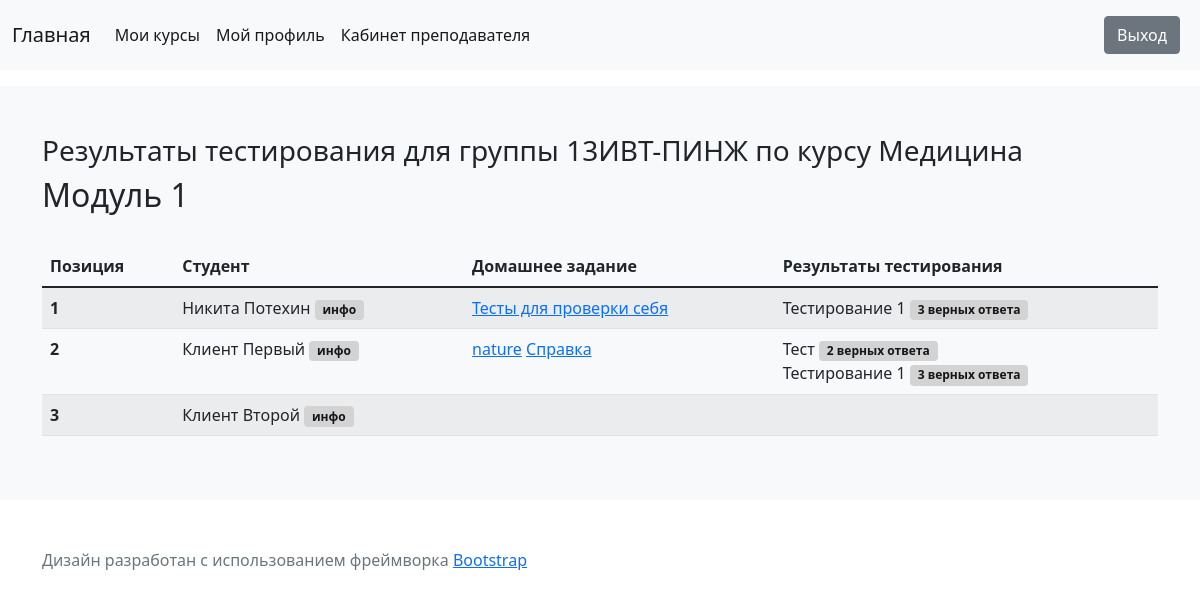
The page /group/1/course/1/module/1/results/ (signed in) on the database its author committed.
### classroom/models.py (models this page shows, shortened)
class Group(models.Model):
    title = models.CharField(max_length=100, verbose_name='Группа')
    slug = models.SlugField(db_index=True, unique=True, help_text='Адрес страницы', verbose_name='ЧПУ')
    description = models.TextField(blank=True, help_text='Необязательно к заполнению', verbose_name='Описание')
    created = models.DateTimeField(auto_now_add=True, verbose_name='Дата добавления')
    students = models.ManyToManyField(User, related_name='group_joined', verbose_name='Студенты')
    class Meta:
        verbose_name = 'Группа'
        verbose_name_plural = 'Группы'

class Course(models.Model):
    owner = models.ForeignKey(User, related_name='course_created', on_delete=models.PROTECT, verbose_name='Автор курса')
    title = models.CharField(max_length=200, verbose_name='Название')
    slug = models.SlugField(max_length=200, unique=True, help_text='Адрес страницы', verbose_name='ЧПУ')
    description = models.TextField(blank=True, help_text='Необязательно к заполнению', verbose_name='Описание')
    created = models.DateTimeField(auto_now_add=True, verbose_name='Дата добавления')
    group = models.ForeignKey(Group, related_name='courses_joined', on_delete=models.PROTECT, verbose_name='Группа')
    class Meta:
        verbose_name = 'Курс'
        verbose_name_plural = 'Курсы'

class Module(models.Model):
    course = models.ForeignKey(Course, related_name='modules', on_delete=models.CASCADE, verbose_name='Курс')
    title = models.CharField(max_length=200, verbose_name='Название')
    description = models.TextField(blank=True, help_text='Необязательно к заполнению', verbose_name='Описание')
    hours = models.PositiveSmallIntegerField(verbose_name='Количество часов')
    class Meta:
        verbose_name = 'Модуль'
        verbose_name_plural = 'Модули'

class Content(models.Model):
    user = models.ForeignKey(User, related_name='content_created', on_delete=models.CASCADE, verbose_name='Пользователь')
    module = models.ForeignKey(Module, related_name='contents', on_delete=models.CASCADE, verbose_name='Модуль')
    title = models.CharField(max_length=250, verbose_name='Название')
    description = models.TextField(blank=True, help_text='Необязательно к заполнению', verbose_name='Описание')
    file = models.FileField(upload_to=user_directory_path, verbose_name='Файл')
    created = models.DateTimeField(auto_now_add=True, verbose_name='Дата добавления')
    updated = models.DateTimeField(auto_now=True, verbose_name='Дата изменения')
    def __str__(self):
        return self.title
    class Meta:
        verbose_name = 'Документ'
        verbose_name_plural = 'Документы'
        ordering = ['created']

### quiz/models.py (models this page shows, shortened)
class Quiz(models.Model):
    module = models.ForeignKey(Module, related_name='quizzes', on_delete=models.CASCADE, verbose_name='Модуль')
    title = models.CharField(max_length=120, verbose_name='Название')
    description = models.TextField(blank=True, help_text='Необязательно к заполнению', verbose_name='Описание')
    created_date = models.DateTimeField(auto_now_add=True, verbose_name='Дата создания')
    due_date = models.DateField(default=get_deadline, verbose_name='Срок выполнения')
    time_limit_min = models.PositiveSmallIntegerField(help_text='в минутах (от 5 до 20)', default=15,
                                                      validators=[MinValueValidator(5), MaxValueValidator(20)],
                                                      verbose_name='Время тестирования')
    allowed_attempts = models.PositiveSmallIntegerField(default=3, help_text='от 1 до 5',
                                                        validators=[MinValueValidator(1), MaxValueValidator(5)],
                                                        verbose_name='Количество попыток')
    class Meta:
        verbose_name = 'Тестирование'
        verbose_name_plural = 'Тестирования'
        ordering = ['-created_date']

### classroom/views.py (the view)
# urls.py: path('group/<int:group_id>/course/<int:course_id>/module/<int:module_id>/results/', moduleResults, name='module_results'),
@group_required('Admin')
@login_required
def moduleResults(request, group_id, course_id, module_id):
    user = request.user
    group = get_object_or_404(Group, id=group_id)
    course = get_object_or_404(Course, id=course_id)
    module = get_object_or_404(Module, id=module_id)
    user_results = Result.objects.filter(quiz__module_id=module.id)  # результаты тестирования пользователей по данному модулю
    users_in_group = User.objects.filter(group_joined=group)  # список студентов в группе
    context = {'group': group, 'course': course, 'module': module, 'user_results': user_results, 'users_in_group': users_in_group}
    return render(request, 'classroom/module/module_results.html', context)

### classroom/templatetags/tags.py (called while the page is built)
@register.filter
def get_user_content(user, module):
    return Content.objects.filter(user=user, module=module)

@register.filter
def get_user_results(user, module):
    results = Result.objects.filter(user=user, quiz__module=module).values('user', 'quiz__title').annotate(Max('number_of_correct_answers'))
    return results

### classroom/views.py (called while the page is built)
def group_required(*group_names):
    def in_group(u):
        return u.is_active and (u.is_superuser or bool(u.groups.filter(name__in=group_names)))
    return user_passes_test(in_group)

### quiz/templatetags/user_tags.py (called while the page is built)
@register.filter()
def user_group(user):
    if not user.is_anonymous:
        groups_for_user = Group.objects.filter(students=user).first()  # список групп, в которые входит пользователь. Берем первую группу
        if groups_for_user is None:
            return None
        return groups_for_user.id
    return None

@register.filter('has_group')
def has_group(user, groups_name):
    return user.is_active and user.is_superuser or bool(user.groups.filter(name__in=groups_name))

### templates/classroom/module/module_results.html (shortened to what this page needs)
{% extends 'base.html' %}
{% load tags %}
{% block content %}
    <h3>Результаты тестирования для группы {{ group.title }} по курсу {{ course.title }} </h3>
    <h2>{{ module.title }}</h2>
    <br>
    <table class="table table-striped table-hover">
        <thead>
        <tr>
            <th scope="col">Позиция</th>
            <th scope="col">Студент</th>
            <th scope="col">Домашнее задание</th>
            <th scope="col">Результаты тестирования</th>
        </tr>
        </thead>
        <tbody>
        {% for student in users_in_group %}
            <tr>
                <th scope="row">{{ forloop.counter }}</th>
                <td>
                    {{ student.get_full_name }}
                    <a href="{% url 'accounts:show_user_profile' student.id %} "><span class="badge alert-dark"> инфо</span></a>
                </td>
                <td>
                    {% for homework in student|get_user_content:module %}
                        <a href="{{ homework.file.url }}" download=""> {{ homework }}</a>
                    {% endfor %}
                </td>
                <td>
                    {% for result in student|get_user_results:module %}
                        {{ result.quiz__title }}
                        <span class="badge alert-dark">{{ result.number_of_correct_answers__max }} верных ответа</span>
                        <br>
                    {% endfor %}
                </td>
            </tr>
        {% endfor %}
        </tbody>
    </table>
{% endblock %}

### rows shown on the page
Group: title "13ИВТ-ПИНЖ"
Course: title "Медицина"
Module: title "Модуль 1"
Content: title "Тесты для проверки себя"
Quiz: quiz__title "Тестирование 1", number_of_correct_answers__max "3"
Content: title "nature"
Content: title "Справка"
Quiz: quiz__title "Тест", number_of_correct_answers__max "2"

### other values the page prints
{{ student.get_full_name }} "Никита Потехин"
{{ student.get_full_name }} "Клиент Первый"
{{ student.get_full_name }} "Клиент Второй"
